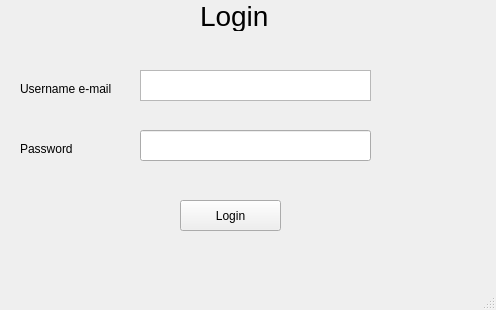
<?xml version="1.0" encoding="UTF-8"?>
<ui version="4.0">
 <class>MainWindow</class>
 <widget class="QMainWindow" name="MainWindow">
  <property name="geometry">
   <rect>
    <x>0</x>
    <y>0</y>
    <width>496</width>
    <height>310</height>
   </rect>
  </property>
  <property name="windowTitle">
   <string>MainWindow</string>
  </property>
  <widget class="QWidget" name="centralwidget">
   <widget class="QLabel" name="label">
    <property name="geometry">
     <rect>
      <x>20</x>
      <y>80</y>
      <width>121</width>
      <height>17</height>
     </rect>
    </property>
    <property name="text">
     <string>Username e-mail</string>
    </property>
   </widget>
   <widget class="QLabel" name="label_2">
    <property name="geometry">
     <rect>
      <x>20</x>
      <y>140</y>
      <width>67</width>
      <height>17</height>
     </rect>
    </property>
    <property name="text">
     <string>Password</string>
    </property>
   </widget>
   <widget class="QPushButton" name="pushButton">
    <property name="geometry">
     <rect>
      <x>180</x>
      <y>200</y>
      <width>101</width>
      <height>31</height>
     </rect>
    </property>
    <property name="text">
     <string>Login</string>
    </property>
   </widget>
   <widget class="QTextEdit" name="textEdit">
    <property name="geometry">
     <rect>
      <x>140</x>
      <y>70</y>
      <width>231</width>
      <height>31</height>
     </rect>
    </property>
   </widget>
   <widget class="QLabel" name="label_3">
    <property name="geometry">
     <rect>
      <x>200</x>
      <y>0</y>
      <width>71</width>
      <height>31</height>
     </rect>
    </property>
    <property name="font">
     <font>
      <pointsize>21</pointsize>
     </font>
    </property>
    <property name="text">
     <string>Login</string>
    </property>
   </widget>
   <widget class="QLineEdit" name="lineEdit">
    <property name="geometry">
     <rect>
      <x>140</x>
      <y>130</y>
      <width>231</width>
      <height>31</height>
     </rect>
    </property>
   </widget>
  </widget>
  <widget class="QMenuBar" name="menubar">
   <property name="geometry">
    <rect>
     <x>0</x>
     <y>0</y>
     <width>496</width>
     <height>22</height>
    </rect>
   </property>
  </widget>
  <widget class="QStatusBar" name="statusbar"/>
 </widget>
 <resources/>
 <connections/>
</ui>
